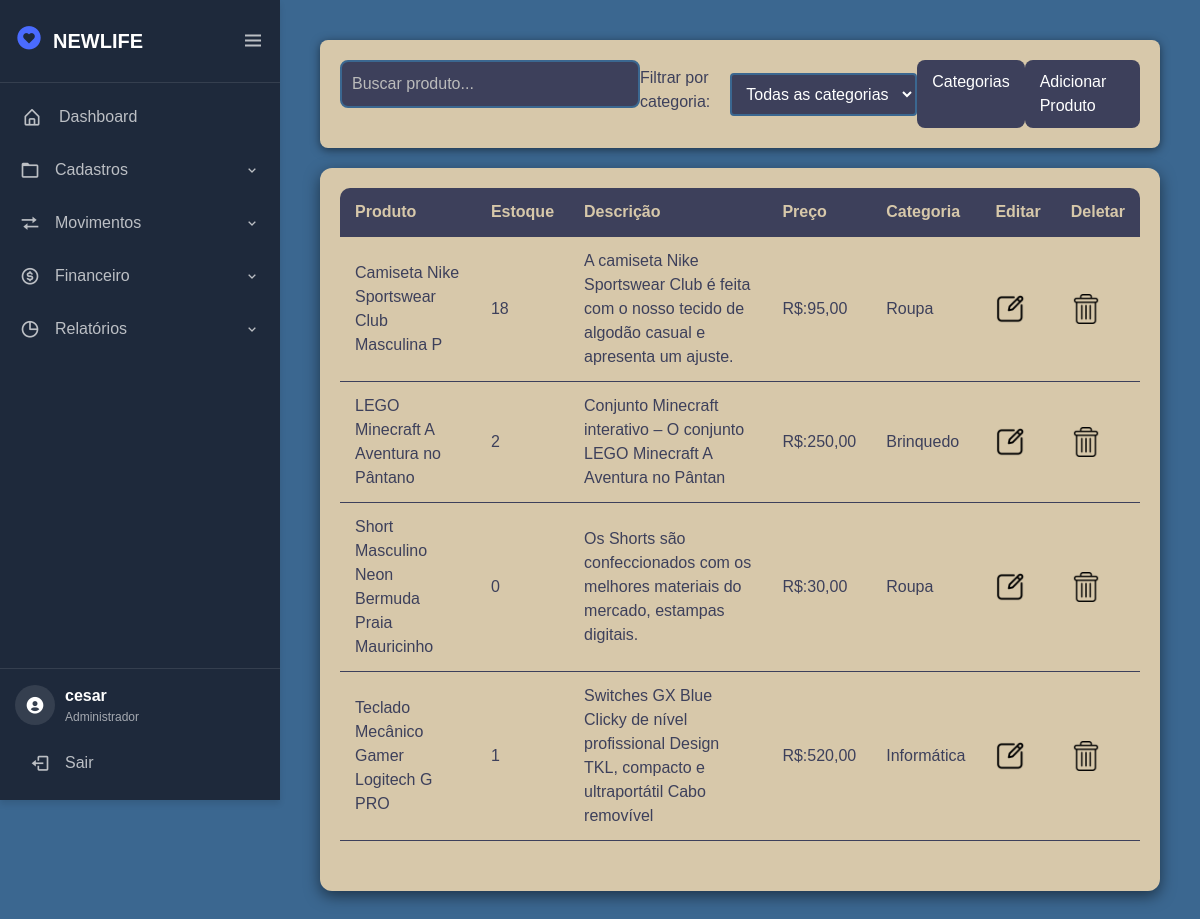
Page /tela/lista/ (signed in) on the committed database.
### estoque/models.py (models this page shows, shortened)
class Produto(models.Model):
    nome = models.CharField(max_length=40)
    estoque = models.IntegerField(default=0)
    descricao = models.CharField(max_length=255, null=True, blank=True)
    preco = models.DecimalField(max_digits=20, decimal_places=2)
    categoria = models.ForeignKey(Categoria, on_delete=models.SET_NULL, null=True, blank=True, related_name='produtos')
    class Meta:
        ordering = ['nome']
        verbose_name = 'produto'
        verbose_name_plural = 'produtos'

class Categoria(models.Model):
    nome = models.CharField(max_length=40)
    class Meta:
        ordering = ['nome']
        verbose_name = 'categoria'
        verbose_name_plural = 'categorias'

### estoque/views.py (the view)
# urls.py: path('lista/', views.lista, name='lista'),
@login_required(login_url="/login/")
def lista(request):
    categorias = Categoria.objects.all()
    produtos = Produto.objects.all().order_by('nome')
    filtroCategoria = request.GET.get('categoria')
    if filtroCategoria:
        categoria_obj = Categoria.objects.filter(id=filtroCategoria).first()
        if categoria_obj:
            produtos = produtos.filter(categoria_nome=categoria_obj.nome).order_by("nome")
    search_query = request.GET.get('search')
    if search_query:
        produtos = produtos.filter(nome__icontains=search_query)
    context = {
        'produtos': produtos,
        'categorias': categorias,
        'filtroCategoria' : filtroCategoria,
    }
    return render(request, 'lista.html', context)

### estoque/templates/lista.html (shortened to what this page needs)
{% extends "tela.html" %}
{% load static %}
{% block 'head' %}
    <link rel="stylesheet" href="{% static 'css/listastyle.css' %}">
{% endblock %}
    {% block 'dashboard' %}
    <form action="." method="GET">
        <div class="pesquisa">
            <div class="search-container">
                <input type="text" id="pesquisa" name="pesquisa" placeholder="Buscar produto...">
            </div>
            <div class="filtro_categoria">
                <label for="categoria">Filtrar por categoria:</label>
                    <select name="categoria" id="categoria" onchange="this.form.submit()">
                        <option value="">Todas as categorias</option>
                    </select>
            </div>
            <a href="{% url 'categoria' %}" class="botao">Categorias</a>
            <a href="{% url 'estoque' %}" class="botao">Adicionar Produto</a>
        </div>
        <div class="principal">
            <table class="tabela_produto" id="productTable">
                <thead>
                    <tr>
                        <th>Produto</th>
                        <th>Estoque</th>
                        <th>Descrição</th>
                        <th>Preço</th>
                        <th>Categoria</th>
                        <th>Editar</th>
                        <th>Deletar</th>
                    </tr>
                </thead>
                <tbody class="corpo_tabela">
                    {% for produto in produtos %}
                    <tr>
                        <td class="product-name">{{ produto.nome }}</td>
                        <td>{{ produto.estoque }}</td>
                        <td>{{ produto.descricao }}</td>
                        <td>R$:{{ produto.preco }}</td>
                        <td class="product-category">{{ produto.categoria.nome }}</td>
                        <td><a href="{% url 'editarProd' produto.id %}"><img width="30" height="30" src="{% static 'img/Editar.png' %}"></a></td>
                        <td><a href="{% url 'removerProd' produto.id %}"><img width="30" height="30" src="{% static 'img/Deletar.png' %}"></a></td>
                    </tr>
                    {% endfor %}
                </tbody>
            </table>
        </div>
    </form>
    {% endblock %}

### estoque/templates/tela.html (shortened to what this page needs)
{% load static %}
<!doctype html>
<html lang="pt-BR">
<head>
  <link rel="stylesheet" href="https://cdn.jsdelivr.net/npm/bootstrap@4.6.1/dist/css/bootstrap.min.css">
  <link rel="stylesheet" href="{% static 'css/styletela.css' %}">
  <link rel="stylesheet" href="{% static 'css/general.css' %}">
  <link href="https://cdn.jsdelivr.net/npm/boxicons@latest/css/boxicons.min.css" rel='stylesheet'>
  <link rel="stylesheet" href="https://cdnjs.cloudflare.com/ajax/libs/animate.css/4.1.1/animate.min.css"/>
  {% block 'head' %}{% endblock %}
</head>
<body>
  <div class="sidebar-tech">
    <div class="logo-container">
      <div class="logo-tech">
        <div class="logo-icon"><i class='bx bxs-heart-circle'></i></div>
        <div class="logo-text">NEWLIFE</div>
      </div>
      <i class="bx bx-menu toggle-btn" id="sidebarToggle"></i>
    </div>
    <nav class="nav-tech">
      <ul class="nav-list">
        <li class="nav-item">
          <a href="{% url 'inicial' %}" class="nav-link">
            <i class="bx bx-home-alt"></i>
            <span class="link-text">Dashboard</span>
          </a>
        </li>
        <li class="nav-group">
          <div class="group-header">
            <i class="bx bx-folder"></i>
            <span class="group-title">Cadastros</span>
            <i class="bx bx-chevron-down group-arrow"></i>
          </div>
        </li>
        <li class="nav-group">
          <div class="group-header">
            <i class="bx bx-transfer"></i>
            <span class="group-title">Movimentos</span>
            <i class="bx bx-chevron-down group-arrow"></i>
          </div>
        </li>
        <li class="nav-group">
          <div class="group-header">
            <i class='bx bx-dollar-circle'></i>
            <span class="group-title">Financeiro</span>
            <i class="bx bx-chevron-down group-arrow"></i>
          </div>
        </li>
        <li class="nav-group">
          <div class="group-header">
            <i class="bx bx-pie-chart-alt"></i>
            <span class="group-title">Relatórios</span>
            <i class="bx bx-chevron-down group-arrow"></i>
          </div>
        </li>
      </ul>
    </nav>
    <div class="user-panel">
      <div class="user-info">
        <div class="user-avatar">
          <i class='bx bxs-user-circle'></i>
        </div>
        <div class="user-details">
          <div class="user-name">
            {% if request.user.is_authenticated %}
              {{ request.user.get_full_name|default:request.user.username }}
            {% else %}
              Visitante
            {% endif %}
          </div>
          <div class="user-role">
            {% if request.user.is_superuser %}
              Administrador
            {% elif request.user.is_staff %}
              Funcionário
            {% else %}
              Usuário Comum
            {% endif %}
          </div>
        </div>
      </div>
      <a href="{% url 'logout' %}" class="logout-btn">
        <i class="bx bx-log-out"></i>
        <span>Sair</span>
      </a>
    </div>
  </div>
  <section class="main-content">
    {% block 'dashboard'%}
    {% endblock %}
  </section>
</body>
</html>

### estoque/static/css/styletela.css (style rules this page uses)
:root { --primary-color: #4a6bff; --secondary-color: #6c757d; --success-color: #28a745; --danger-color: #dc3545; --warning-color: #ffc107; --info-color: #17a2b8; --light-color: #f8f9fa; --dark-color: #343a40; --sidebar-bg: #1e293b; --sidebar-width: 280px; --sidebar-collapsed-width: 80px; --transition-speed: 0.3s; --shadow: 0 4px 6px rgba(0, 0, 0, 0.1); --main-color: #d7c8aa; --dark-color: #3d405b; --light-color: #f8f9fa; --contrast-color: #f88863; --differential-color: #3b6790; --background-color: #fff8e3; }
body { background-color: var(--differential-color); }
.sidebar-tech { position: fixed; top: 0; left: 0; height: 100vh; width: var(--sidebar-width); background: var(--sidebar-bg); color: white; transition: all var(--transition-speed) ease; z-index: 1000; display: flex; flex-direction: column; box-shadow: var(--shadow); overflow: visible; }
.logo-container { display: flex; align-items: center; justify-content: space-between; padding: 20px 15px; border-bottom: 1px solid rgba(255, 255, 255, 0.1); }
.logo-tech { display: flex; align-items: center; gap: 10px; }
.logo-icon { font-size: 28px; color: var(--primary-color); }
.logo-text { font-size: 20px; font-weight: 600; white-space: nowrap; transition: opacity var(--transition-speed); }
.toggle-btn { font-size: 24px; cursor: pointer; transition: transform var(--transition-speed); color: rgba(255, 255, 255, 0.7); }
.nav-tech { flex: 1; overflow-y: auto; overflow-x: hidden; padding: 10px 0; }
.nav-list { list-style: none; padding: 0; margin: 0; }
.nav-item, .nav-group { margin-bottom: 5px; }
.nav-link { display: flex; align-items: center; padding: 12px 20px; color: rgba(255, 255, 255, 0.7); text-decoration: none; transition: all var(--transition-speed); position: relative; }
.nav-link::before { content: ''; position: absolute; left: 0; top: 0; height: 100%; width: 3px; background: var(--primary-color); transform: scaleY(0); transition: transform var(--transition-speed); }
.nav-link i { font-size: 20px; margin-right: 15px; min-width: 24px; text-align: center; }
.link-text { white-space: nowrap; transition: opacity var(--transition-speed); }
.nav-group { position: relative; }
.group-header { display: flex; align-items: center; padding: 12px 20px; cursor: pointer; color: rgba(255, 255, 255, 0.7); transition: all var(--transition-speed); }
.group-header i:first-child { font-size: 20px; margin-right: 15px; }
.group-title { flex: 1; white-space: nowrap; transition: opacity var(--transition-speed); }
.group-arrow { transition: transform var(--transition-speed); }
.user-panel { padding: 15px; border-top: 1px solid rgba(255, 255, 255, 0.1); margin-top: auto; }
.user-info { display: flex; align-items: center; margin-bottom: 15px; }
.user-avatar { width: 40px; height: 40px; border-radius: 50%; background: rgba(255, 255, 255, 0.1); display: flex; align-items: center; justify-content: center; margin-right: 10px; font-size: 20px; }
.user-details { flex: 1; overflow: hidden; }
.user-name { font-weight: 600; white-space: nowrap; transition: opacity var(--transition-speed); }
.user-role { font-size: 12px; color: rgba(255, 255, 255, 0.6); white-space: nowrap; transition: opacity var(--transition-speed); }
.logout-btn { display: flex; align-items: center; padding: 10px 15px; color: rgba(255, 255, 255, 0.7); text-decoration: none; border-radius: 5px; transition: all var(--transition-speed); width: 100%; }
.logout-btn i { font-size: 20px; margin-right: 15px; }
.main-content { margin-left: var(--sidebar-width); padding: 20px; min-height: 100vh; transition: margin-left var(--transition-speed); overflow-x: hidden; }
body, html { overflow-x: hidden; }
a { text-decoration: none !important; }

### estoque/static/css/general.css (style rules this page uses)
:root { --main-color: #d7c8aa; --dark-color: #3d405b; --light-color: #f8f9fa; --contrast-color: #f88863; --differential-color: #3b6790; --background-color: #fff8e3; }

### rows in the picture
Produto: nome "Camiseta Nike Sportswear Club Masculina P", estoque "18", descricao "A camiseta Nike Sportswear Club é feita com o nosso tecido de algodão casual e apresenta um ajuste.", preco "95,00", categoria.nome "Roupa"
Produto: nome "LEGO Minecraft A Aventura no Pântano", estoque "2", descricao "Conjunto Minecraft interativo – O conjunto LEGO Minecraft A Aventura no Pântan", preco "250,00", categoria.nome "Brinquedo"
Produto: nome "Short Masculino Neon Bermuda Praia Mauricinho", estoque "0", descricao "Os Shorts são confeccionados com os melhores materiais do mercado, estampas digitais.", preco "30,00", categoria.nome "Roupa"
Produto: nome "Teclado Mecânico Gamer Logitech G PRO", estoque "1", descricao "Switches GX Blue Clicky de nível profissional Design TKL, compacto e ultraportátil Cabo removível", preco "520,00", categoria.nome "Informática"

### other values in the picture
{{ request.user.get_full_name|default:request.user.username }} "cesar"
